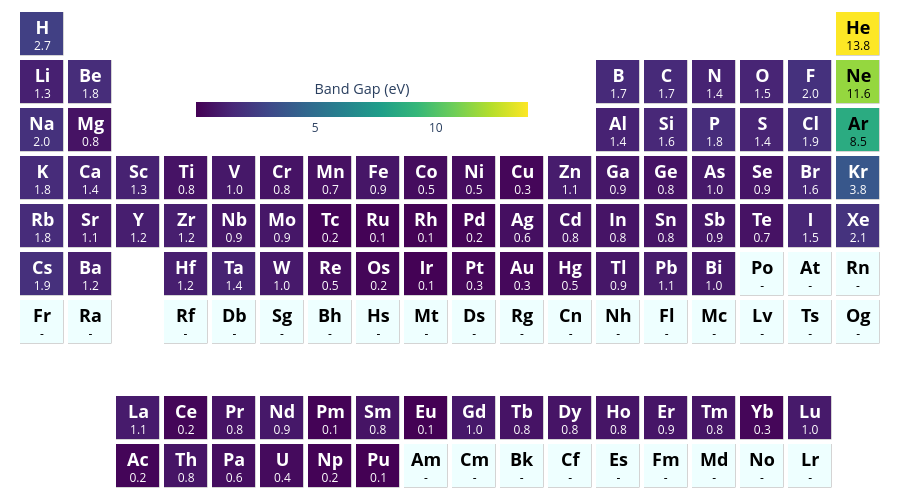

Write notebook code for a chart like this one.
### Code cell
pmv.ptable_heatmap(band_gap_averages, colorbar=dict(title="Band Gap (eV)"))

### Figure 1 — Plotly figure (JSON) as saved in the notebook; plotly's stock layout.template omitted (floating-point values rounded to 4 significant figures; data arrays with more than 128 entries replaced by an {"elided": "..."} marker saying what was removed)
{"data": [{"colorbar": {"len": 0.4, "lenmode": "fraction", "orientation": "h", "thickness": 15, "tickformat": "~s", "title": {"font": {"size": 14.4}, "side": "top", "text": "Band Gap (eV)"}, "x": 0.4, "y": 0.72}, "colorscale": [[0, "darkgray"], [1, "darkgray"]], "hoverinfo": "none", "showscale": false, "type": "heatmap", "xgap": 4.5, "ygap": 4.5, "z": {"elided": "10x18 float values"}}, {"colorbar": {"len": 0.4, "lenmode": "fraction", "orientation": "h", "thickness": 15, "tickformat": "~s", "title": {"font": {"size": 14.4}, "side": "top", "text": "Band Gap (eV)"}, "x": 0.4, "y": 0.72}, "colorscale": [[0, "#eff"], [1, "#eff"]], "hoverinfo": "none", "showscale": false, "type": "heatmap", "xgap": 5, "ygap": 5, "z": {"elided": "10x18 float values"}}, {"colorbar": {"len": 0.4, "lenmode": "fraction", "orientation": "h", "thickness": 15, "tickformat": "~s", "title": {"font": {"size": 14.4}, "side": "top", "text": "Band Gap (eV)"}, "x": 0.4, "y": 0.72}, "colorscale": [[0, "#440154"], [0.1111, "#482878"], [0.2222, "#3e4989"], [0.3333, "#31688e"], [0.4444, "#26828e"], [0.5556, "#1f9e89"], [0.6667, "#35b779"], [0.7778, "#6ece58"], [0.8889, "#b5de2b"], [1, "#fde725"]], "hoverinfo": "text", "reversescale": false, "showscale": true, "text": {"elided": "10x18 str values"}, "type": "heatmap", "xgap": 5, "ygap": 5, "z": {"elided": "10x18 float values"}, "zauto": false, "zmax": 13.82, "zmin": 0.05827}], "layout": {"annotations": [{"font": {"color": "#000000"}, "showarrow": false, "text": "", "x": 0, "xref": "x", "y": 0, "yref": "y"}, {"font": {"color": "#000000"}, "showarrow": false, "text": "", "x": 1, "xref": "x", "y": 0, "yref": "y"}, {"font": {"color": "#FFFFFF"}, "showarrow": false, "text": "<span style='font-weight: bold; font-size: 18.0;'>Ac</span><br>0.2", "x": 2, "xref": "x", "y": 0, "yref": "y"}, {"font": {"color": "#FFFFFF"}, "showarrow": false, "text": "<span style='font-weight: bold; font-size: 18.0;'>Th</span><br>0.8", "x": 3, "xref": "x", "y": 0, "yref": "y"}, {"font": {"color": "#FFFFFF"}, "showarrow": false, "text": "<span style='font-weight: bold; font-size: 18.0;'>Pa</span><br>0.6", "x": 4, "xref": "x", "y": 0, "yref": "y"}, {"font": {"color": "#FFFFFF"}, "showarrow": false, "text": "<span style='font-weight: bold; font-size: 18.0;'>U</span><br>0.4", "x": 5, "xref": "x", "y": 0, "yref": "y"}, {"font": {"color": "#FFFFFF"}, "showarrow": false, "text": "<span style='font-weight: bold; font-size: 18.0;'>Np</span><br>0.2", "x": 6, "xref": "x", "y": 0, "yref": "y"}, {"font": {"color": "#FFFFFF"}, "showarrow": false, "text": "<span style='font-weight: bold; font-size: 18.0;'>Pu</span><br>0.1", "x": 7, "xref": "x", "y": 0, "yref": "y"}, {"font": {"color": "#000000"}, "showarrow": false, "text": "<span style='font-weight: bold; font-size: 18.0;'>Am</span><br>-", "x": 8, "xref": "x", "y": 0, "yref": "y"}, {"font": {"color": "#000000"}, "showarrow": false, "text": "<span style='font-weight: bold; font-size: 18.0;'>Cm</span><br>-", "x": 9, "xref": "x", "y": 0, "yref": "y"}, {"font": {"color": "#000000"}, "showarrow": false, "text": "<span style='font-weight: bold; font-size: 18.0;'>Bk</span><br>-", "x": 10, "xref": "x", "y": 0, "yref": "y"}, {"font": {"color": "#000000"}, "showarrow": false, "text": "<span style='font-weight: bold; font-size: 18.0;'>Cf</span><br>-", "x": 11, "xref": "x", "y": 0, "yref": "y"}, {"font": {"color": "#000000"}, "showarrow": false, "text": "<span style='font-weight: bold; font-size: 18.0;'>Es</span><br>-", "x": 12, "xref": "x", "y": 0, "yref": "y"}, {"font": {"color": "#000000"}, "showarrow": false, "text": "<span style='font-weight: bold; font-size: 18.0;'>Fm</span><br>-", "x": 13, "xref": "x", "y": 0, "yref": "y"}, {"font": {"color": "#000000"}, "showarrow": false, "text": "<span style='font-weight: bold; font-size: 18.0;'>Md</span><br>-", "x": 14, "xref": "x", "y": 0, "yref": "y"}, {"font": {"color": "#000000"}, "showarrow": false, "text": "<span style='font-weight: bold; font-size: 18.0;'>No</span><br>-", "x": 15, "xref": "x", "y": 0, "yref": "y"}, {"font": {"color": "#000000"}, "showarrow": false, "text": "<span style='font-weight: bold; font-size: 18.0;'>Lr</span><br>-", "x": 16, "xref": "x", "y": 0, "yref": "y"}, {"font": {"color": "#000000"}, "showarrow": false, "text": "", "x": 17, "xref": "x", "y": 0, "yref": "y"}, {"font": {"color": "#000000"}, "showarrow": false, "text": "", "x": 0, "xref": "x", "y": 1, "yref": "y"}, {"font": {"color": "#000000"}, "showarrow": false, "text": "", "x": 1, "xref": "x", "y": 1, "yref": "y"}, {"font": {"color": "#FFFFFF"}, "showarrow": false, "text": "<span style='font-weight: bold; font-size: 18.0;'>La</span><br>1.1", "x": 2, "xref": "x", "y": 1, "yref": "y"}, {"font": {"color": "#FFFFFF"}, "showarrow": false, "text": "<span style='font-weight: bold; font-size: 18.0;'>Ce</span><br>0.2", "x": 3, "xref": "x", "y": 1, "yref": "y"}, {"font": {"color": "#FFFFFF"}, "showarrow": false, "text": "<span style='font-weight: bold; font-size: 18.0;'>Pr</span><br>0.8", "x": 4, "xref": "x", "y": 1, "yref": "y"}, {"font": {"color": "#FFFFFF"}, "showarrow": false, "text": "<span style='font-weight: bold; font-size: 18.0;'>Nd</span><br>0.9", "x": 5, "xref": "x", "y": 1, "yref": "y"}, {"font": {"color": "#FFFFFF"}, "showarrow": false, "text": "<span style='font-weight: bold; font-size: 18.0;'>Pm</span><br>0.1", "x": 6, "xref": "x", "y": 1, "yref": "y"}, {"font": {"color": "#FFFFFF"}, "showarrow": false, "text": "<span style='font-weight: bold; font-size: 18.0;'>Sm</span><br>0.8", "x": 7, "xref": "x", "y": 1, "yref": "y"}, {"font": {"color": "#FFFFFF"}, "showarrow": false, "text": "<span style='font-weight: bold; font-size: 18.0;'>Eu</span><br>0.1", "x": 8, "xref": "x", "y": 1, "yref": "y"}, {"font": {"color": "#FFFFFF"}, "showarrow": false, "text": "<span style='font-weight: bold; font-size: 18.0;'>Gd</span><br>1.0", "x": 9, "xref": "x", "y": 1, "yref": "y"}, {"font": {"color": "#FFFFFF"}, "showarrow": false, "text": "<span style='font-weight: bold; font-size: 18.0;'>Tb</span><br>0.8", "x": 10, "xref": "x", "y": 1, "yref": "y"}, {"font": {"color": "#FFFFFF"}, "showarrow": false, "text": "<span style='font-weight: bold; font-size: 18.0;'>Dy</span><br>0.8", "x": 11, "xref": "x", "y": 1, "yref": "y"}, {"font": {"color": "#FFFFFF"}, "showarrow": false, "text": "<span style='font-weight: bold; font-size: 18.0;'>Ho</span><br>0.8", "x": 12, "xref": "x", "y": 1, "yref": "y"}, {"font": {"color": "#FFFFFF"}, "showarrow": false, "text": "<span style='font-weight: bold; font-size: 18.0;'>Er</span><br>0.9", "x": 13, "xref": "x", "y": 1, "yref": "y"}, {"font": {"color": "#FFFFFF"}, "showarrow": false, "text": "<span style='font-weight: bold; font-size: 18.0;'>Tm</span><br>0.8", "x": 14, "xref": "x", "y": 1, "yref": "y"}, {"font": {"color": "#FFFFFF"}, "showarrow": false, "text": "<span style='font-weight: bold; font-size: 18.0;'>Yb</span><br>0.3", "x": 15, "xref": "x", "y": 1, "yref": "y"}, {"font": {"color": "#FFFFFF"}, "showarrow": false, "text": "<span style='font-weight: bold; font-size: 18.0;'>Lu</span><br>1.0", "x": 16, "xref": "x", "y": 1, "yref": "y"}, {"font": {"color": "#000000"}, "showarrow": false, "text": "", "x": 17, "xref": "x", "y": 1, "yref": "y"}, {"font": {"color": "#000000"}, "showarrow": false, "text": "", "x": 0, "xref": "x", "y": 2, "yref": "y"}, {"font": {"color": "#000000"}, "showarrow": false, "text": "", "x": 1, "xref": "x", "y": 2, "yref": "y"}, {"font": {"color": "#000000"}, "showarrow": false, "text": "", "x": 2, "xref": "x", "y": 2, "yref": "y"}, {"font": {"color": "#000000"}, "showarrow": false, "text": "", "x": 3, "xref": "x", "y": 2, "yref": "y"}, {"font": {"color": "#000000"}, "showarrow": false, "text": "", "x": 4, "xref": "x", "y": 2, "yref": "y"}, {"font": {"color": "#000000"}, "showarrow": false, "text": "", "x": 5, "xref": "x", "y": 2, "yref": "y"}, {"font": {"color": "#000000"}, "showarrow": false, "text": "", "x": 6, "xref": "x", "y": 2, "yref": "y"}, {"font": {"color": "#000000"}, "showarrow": false, "text": "", "x": 7, "xref": "x", "y": 2, "yref": "y"}, {"font": {"color": "#000000"}, "showarrow": false, "text": "", "x": 8, "xref": "x", "y": 2, "yref": "y"}, {"font": {"color": "#000000"}, "showarrow": false, "text": "", "x": 9, "xref": "x", "y": 2, "yref": "y"}, {"font": {"color": "#000000"}, "showarrow": false, "text": "", "x": 10, "xref": "x", "y": 2, "yref": "y"}, {"font": {"color": "#000000"}, "showarrow": false, "text": "", "x": 11, "xref": "x", "y": 2, "yref": "y"}, {"font": {"color": "#000000"}, "showarrow": false, "text": "", "x": 12, "xref": "x", "y": 2, "yref": "y"}, {"font": {"color": "#000000"}, "showarrow": false, "text": "", "x": 13, "xref": "x", "y": 2, "yref": "y"}, {"font": {"color": "#000000"}, "showarrow": false, "text": "", "x": 14, "xref": "x", "y": 2, "yref": "y"}, {"font": {"color": "#000000"}, "showarrow": false, "text": "", "x": 15, "xref": "x", "y": 2, "yref": "y"}, {"font": {"color": "#000000"}, "showarrow": false, "text": "", "x": 16, "xref": "x", "y": 2, "yref": "y"}, {"font": {"color": "#000000"}, "showarrow": false, "text": "", "x": 17, "xref": "x", "y": 2, "yref": "y"}, {"font": {"color": "#000000"}, "showarrow": false, "text": "<span style='font-weight: bold; font-size: 18.0;'>Fr</span><br>-", "x": 0, "xref": "x", "y": 3, "yref": "y"}, {"font": {"color": "#000000"}, "showarrow": false, "text": "<span style='font-weight: bold; font-size: 18.0;'>Ra</span><br>-", "x": 1, "xref": "x", "y": 3, "yref": "y"}, {"font": {"color": "#000000"}, "showarrow": false, "text": "", "x": 2, "xref": "x", "y": 3, "yref": "y"}, {"font": {"color": "#000000"}, "showarrow": false, "text": "<span style='font-weight: bold; font-size: 18.0;'>Rf</span><br>-", "x": 3, "xref": "x", "y": 3, "yref": "y"}, {"font": {"color": "#000000"}, "showarrow": false, "text": "<span style='font-weight: bold; font-size: 18.0;'>Db</span><br>-", "x": 4, "xref": "x", "y": 3, "yref": "y"}, {"font": {"color": "#000000"}, "showarrow": false, "text": "<span style='font-weight: bold; font-size: 18.0;'>Sg</span><br>-", "x": 5, "xref": "x", "y": 3, "yref": "y"}, {"font": {"color": "#000000"}, "showarrow": false, "text": "<span style='font-weight: bold; font-size: 18.0;'>Bh</span><br>-", "x": 6, "xref": "x", "y": 3, "yref": "y"}, {"font": {"color": "#000000"}, "showarrow": false, "text": "<span style='font-weight: bold; font-size: 18.0;'>Hs</span><br>-", "x": 7, "xref": "x", "y": 3, "yref": "y"}, {"font": {"color": "#000000"}, "showarrow": false, "text": "<span style='font-weight: bold; font-size: 18.0;'>Mt</span><br>-", "x": 8, "xref": "x", "y": 3, "yref": "y"}, {"font": {"color": "#000000"}, "showarrow": false, "text": "<span style='font-weight: bold; font-size: 18.0;'>Ds</span><br>-", "x": 9, "xref": "x", "y": 3, "yref": "y"}, {"font": {"color": "#000000"}, "showarrow": false, "text": "<span style='font-weight: bold; font-size: 18.0;'>Rg</span><br>-", "x": 10, "xref": "x", "y": 3, "yref": "y"}, {"font": {"color": "#000000"}, "showarrow": false, "text": "<span style='font-weight: bold; font-size: 18.0;'>Cn</span><br>-", "x": 11, "xref": "x", "y": 3, "yref": "y"}, {"font": {"color": "#000000"}, "showarrow": false, "text": "<span style='font-weight: bold; font-size: 18.0;'>Nh</span><br>-", "x": 12, "xref": "x", "y": 3, "yref": "y"}, {"font": {"color": "#000000"}, "showarrow": false, "text": "<span style='font-weight: bold; font-size: 18.0;'>Fl</span><br>-", "x": 13, "xref": "x", "y": 3, "yref": "y"}, {"font": {"color": "#000000"}, "showarrow": false, "text": "<span style='font-weight: bold; font-size: 18.0;'>Mc</span><br>-", "x": 14, "xref": "x", "y": 3, "yref": "y"}, {"font": {"color": "#000000"}, "showarrow": false, "text": "<span style='font-weight: bold; font-size: 18.0;'>Lv</span><br>-", "x": 15, "xref": "x", "y": 3, "yref": "y"}, {"font": {"color": "#000000"}, "showarrow": false, "text": "<span style='font-weight: bold; font-size: 18.0;'>Ts</span><br>-", "x": 16, "xref": "x", "y": 3, "yref": "y"}, {"font": {"color": "#000000"}, "showarrow": false, "text": "<span style='font-weight: bold; font-size: 18.0;'>Og</span><br>-", "x": 17, "xref": "x", "y": 3, "yref": "y"}, {"font": {"color": "#FFFFFF"}, "showarrow": false, "text": "<span style='font-weight: bold; font-size: 18.0;'>Cs</span><br>1.9", "x": 0, "xref": "x", "y": 4, "yref": "y"}, {"font": {"color": "#FFFFFF"}, "showarrow": false, "text": "<span style='font-weight: bold; font-size: 18.0;'>Ba</span><br>1.2", "x": 1, "xref": "x", "y": 4, "yref": "y"}, {"font": {"color": "#000000"}, "showarrow": false, "text": "", "x": 2, "xref": "x", "y": 4, "yref": "y"}, {"font": {"color": "#FFFFFF"}, "showarrow": false, "text": "<span style='font-weight: bold; font-size: 18.0;'>Hf</span><br>1.2", "x": 3, "xref": "x", "y": 4, "yref": "y"}, {"font": {"color": "#FFFFFF"}, "showarrow": false, "text": "<span style='font-weight: bold; font-size: 18.0;'>Ta</span><br>1.4", "x": 4, "xref": "x", "y": 4, "yref": "y"}, {"font": {"color": "#FFFFFF"}, "showarrow": false, "text": "<span style='font-weight: bold; font-size: 18.0;'>W</span><br>1.0", "x": 5, "xref": "x", "y": 4, "yref": "y"}, {"font": {"color": "#FFFFFF"}, "showarrow": false, "text": "<span style='font-weight: bold; font-size: 18.0;'>Re</span><br>0.5", "x": 6, "xref": "x", "y": 4, "yref": "y"}, {"font": {"color": "#FFFFFF"}, "showarrow": false, "text": "<span style='font-weight: bold; font-size: 18.0;'>Os</span><br>0.2", "x": 7, "xref": "x", "y": 4, "yref": "y"}, {"font": {"color": "#FFFFFF"}, "showarrow": false, "text": "<span style='font-weight: bold; font-size: 18.0;'>Ir</span><br>0.1", "x": 8, "xref": "x", "y": 4, "yref": "y"}, {"font": {"color": "#FFFFFF"}, "showarrow": false, "text": "<span style='font-weight: bold; font-size: 18.0;'>Pt</span><br>0.3", "x": 9, "xref": "x", "y": 4, "yref": "y"}, {"font": {"color": "#FFFFFF"}, "showarrow": false, "text": "<span style='font-weight: bold; font-size: 18.0;'>Au</span><br>0.3", "x": 10, "xref": "x", "y": 4, "yref": "y"}, {"font": {"color": "#FFFFFF"}, "showarrow": false, "text": "<span style='font-weight: bold; font-size: 18.0;'>Hg</span><br>0.5", "x": 11, "xref": "x", "y": 4, "yref": "y"}, {"font": {"color": "#FFFFFF"}, "showarrow": false, "text": "<span style='font-weight: bold; font-size: 18.0;'>Tl</span><br>0.9", "x": 12, "xref": "x", "y": 4, "yref": "y"}, {"font": {"color": "#FFFFFF"}, "showarrow": false, "text": "<span style='font-weight: bold; font-size: 18.0;'>Pb</span><br>1.1", "x": 13, "xref": "x", "y": 4, "yref": "y"}, {"font": {"color": "#FFFFFF"}, "showarrow": false, "text": "<span style='font-weight: bold; font-size: 18.0;'>Bi</span><br>1.0", "x": 14, "xref": "x", "y": 4, "yref": "y"}, {"font": {"color": "#000000"}, "showarrow": false, "text": "<span style='font-weight: bold; font-size: 18.0;'>Po</span><br>-", "x": 15, "xref": "x", "y": 4, "yref": "y"}, {"font": {"color": "#000000"}, "showarrow": false, "text": "<span style='font-weight: bold; font-size: 18.0;'>At</span><br>-", "x": 16, "xref": "x", "y": 4, "yref": "y"}, {"font": {"color": "#000000"}, "showarrow": false, "text": "<span style='font-weight: bold; font-size: 18.0;'>Rn</span><br>-", "x": 17, "xref": "x", "y": 4, "yref": "y"}, {"font": {"color": "#FFFFFF"}, "showarrow": false, "text": "<span style='font-weight: bold; font-size: 18.0;'>Rb</span><br>1.8", "x": 0, "xref": "x", "y": 5, "yref": "y"}, {"font": {"color": "#FFFFFF"}, "showarrow": false, "text": "<span style='font-weight: bold; font-size: 18.0;'>Sr</span><br>1.1", "x": 1, "xref": "x", "y": 5, "yref": "y"}, {"font": {"color": "#FFFFFF"}, "showarrow": false, "text": "<span style='font-weight: bold; font-size: 18.0;'>Y</span><br>1.2", "x": 2, "xref": "x", "y": 5, "yref": "y"}, {"font": {"color": "#FFFFFF"}, "showarrow": false, "text": "<span style='font-weight: bold; font-size: 18.0;'>Zr</span><br>1.2", "x": 3, "xref": "x", "y": 5, "yref": "y"}, {"font": {"color": "#FFFFFF"}, "showarrow": false, "text": "<span style='font-weight: bold; font-size: 18.0;'>Nb</span><br>0.9", "x": 4, "xref": "x", "y": 5, "yref": "y"}, {"font": {"color": "#FFFFFF"}, "showarrow": false, "text": "<span style='font-weight: bold; font-size: 18.0;'>Mo</span><br>0.9", "x": 5, "xref": "x", "y": 5, "yref": "y"}, {"font": {"color": "#FFFFFF"}, "showarrow": false, "text": "<span style='font-weight: bold; font-size: 18.0;'>Tc</span><br>0.2", "x": 6, "xref": "x", "y": 5, "yref": "y"}, {"font": {"color": "#FFFFFF"}, "showarrow": false, "text": "<span style='font-weight: bold; font-size: 18.0;'>Ru</span><br>0.1", "x": 7, "xref": "x", "y": 5, "yref": "y"}, {"font": {"color": "#FFFFFF"}, "showarrow": false, "text": "<span style='font-weight: bold; font-size: 18.0;'>Rh</span><br>0.1", "x": 8, "xref": "x", "y": 5, "yref": "y"}, {"font": {"color": "#FFFFFF"}, "showarrow": false, "text": "<span style='font-weight: bold; font-size: 18.0;'>Pd</span><br>0.2", "x": 9, "xref": "x", "y": 5, "yref": "y"}, {"font": {"color": "#FFFFFF"}, "showarrow": false, "text": "<span style='font-weight: bold; font-size: 18.0;'>Ag</span><br>0.6", "x": 10, "xref": "x", "y": 5, "yref": "y"}, {"font": {"color": "#FFFFFF"}, "showarrow": false, "text": "<span style='font-weight: bold; font-size: 18.0;'>Cd</span><br>0.8", "x": 11, "xref": "x", "y": 5, "yref": "y"}, {"font": {"color": "#FFFFFF"}, "showarrow": false, "text": "<span style='font-weight: bold; font-size: 18.0;'>In</span><br>0.8", "x": 12, "xref": "x", "y": 5, "yref": "y"}, {"font": {"color": "#FFFFFF"}, "showarrow": false, "text": "<span style='font-weight: bold; font-size: 18.0;'>Sn</span><br>0.8", "x": 13, "xref": "x", "y": 5, "yref": "y"}, {"font": {"color": "#FFFFFF"}, "showarrow": false, "text": "<span style='font-weight: bold; font-size: 18.0;'>Sb</span><br>0.9", "x": 14, "xref": "x", "y": 5, "yref": "y"}, {"font": {"color": "#FFFFFF"}, "showarrow": false, "text": "<span style='font-weight: bold; font-size: 18.0;'>Te</span><br>0.7", "x": 15, "xref": "x", "y": 5, "yref": "y"}, {"font": {"color": "#FFFFFF"}, "showarrow": false, "text": "<span style='font-weight: bold; font-size: 18.0;'>I</span><br>1.5", "x": 16, "xref": "x", "y": 5, "yref": "y"}, {"font": {"color": "#FFFFFF"}, "showarrow": false, "text": "<span style='font-weight: bold; font-size: 18.0;'>Xe</span><br>2.1", "x": 17, "xref": "x", "y": 5, "yref": "y"}, {"font": {"color": "#FFFFFF"}, "showarrow": false, "text": "<span style='font-weight: bold; font-size: 18.0;'>K</span><br>1.8", "x": 0, "xref": "x", "y": 6, "yref": "y"}, {"font": {"color": "#FFFFFF"}, "showarrow": false, "text": "<span style='font-weight: bold; font-size: 18.0;'>Ca</span><br>1.4", "x": 1, "xref": "x", "y": 6, "yref": "y"}, {"font": {"color": "#FFFFFF"}, "showarrow": false, "text": "<span style='font-weight: bold; font-size: 18.0;'>Sc</span><br>1.3", "x": 2, "xref": "x", "y": 6, "yref": "y"}, {"font": {"color": "#FFFFFF"}, "showarrow": false, "text": "<span style='font-weight: bold; font-size: 18.0;'>Ti</span><br>0.8", "x": 3, "xref": "x", "y": 6, "yref": "y"}, {"font": {"color": "#FFFFFF"}, "showarrow": false, "text": "<span style='font-weight: bold; font-size: 18.0;'>V</span><br>1.0", "x": 4, "xref": "x", "y": 6, "yref": "y"}, {"font": {"color": "#FFFFFF"}, "showarrow": false, "text": "<span style='font-weight: bold; font-size: 18.0;'>Cr</span><br>0.8", "x": 5, "xref": "x", "y": 6, "yref": "y"}, {"font": {"color": "#FFFFFF"}, "showarrow": false, "text": "<span style='font-weight: bold; font-size: 18.0;'>Mn</span><br>0.7", "x": 6, "xref": "x", "y": 6, "yref": "y"}, {"font": {"color": "#FFFFFF"}, "showarrow": false, "text": "<span style='font-weight: bold; font-size: 18.0;'>Fe</span><br>0.9", "x": 7, "xref": "x", "y": 6, "yref": "y"}, {"font": {"color": "#FFFFFF"}, "showarrow": false, "text": "<span style='font-weight: bold; font-size: 18.0;'>Co</span><br>0.5", "x": 8, "xref": "x", "y": 6, "yref": "y"}, {"font": {"color": "#FFFFFF"}, "showarrow": false, "text": "<span style='font-weight: bold; font-size: 18.0;'>Ni</span><br>0.5", "x": 9, "xref": "x", "y": 6, "yref": "y"}, {"font": {"color": "#FFFFFF"}, "showarrow": false, "text": "<span style='font-weight: bold; font-size: 18.0;'>Cu</span><br>0.3", "x": 10, "xref": "x", "y": 6, "yref": "y"}, {"font": {"color": "#FFFFFF"}, "showarrow": false, "text": "<span style='font-weight: bold; font-size: 18.0;'>Zn</span><br>1.1", "x": 11, "xref": "x", "y": 6, "yref": "y"}, {"font": {"color": "#FFFFFF"}, "showarrow": false, "text": "<span style='font-weight: bold; font-size: 18.0;'>Ga</span><br>0.9", "x": 12, "xref": "x", "y": 6, "yref": "y"}, {"font": {"color": "#FFFFFF"}, "showarrow": false, "text": "<span style='font-weight: bold; font-size: 18.0;'>Ge</span><br>0.8", "x": 13, "xref": "x", "y": 6, "yref": "y"}, {"font": {"color": "#FFFFFF"}, "showarrow": false, "text": "<span style='font-weight: bold; font-size: 18.0;'>As</span><br>1.0", "x": 14, "xref": "x", "y": 6, "yref": "y"}, {"font": {"color": "#FFFFFF"}, "showarrow": false, "text": "<span style='font-weight: bold; font-size: 18.0;'>Se</span><br>0.9", "x": 15, "xref": "x", "y": 6, "yref": "y"}, {"font": {"color": "#FFFFFF"}, "showarrow": false, "text": "<span style='font-weight: bold; font-size: 18.0;'>Br</span><br>1.6", "x": 16, "xref": "x", "y": 6, "yref": "y"}, {"font": {"color": "#FFFFFF"}, "showarrow": false, "text": "<span style='font-weight: bold; font-size: 18.0;'>Kr</span><br>3.8", "x": 17, "xref": "x", "y": 6, "yref": "y"}, {"font": {"color": "#FFFFFF"}, "showarrow": false, "text": "<span style='font-weight: bold; font-size: 18.0;'>Na</span><br>2.0", "x": 0, "xref": "x", "y": 7, "yref": "y"}, {"font": {"color": "#FFFFFF"}, "showarrow": false, "text": "<span style='font-weight: bold; font-size: 18.0;'>Mg</span><br>0.8", "x": 1, "xref": "x", "y": 7, "yref": "y"}, {"font": {"color": "#000000"}, "showarrow": false, "text": "", "x": 2, "xref": "x", "y": 7, "yref": "y"}, {"font": {"color": "#000000"}, "showarrow": false, "text": "", "x": 3, "xref": "x", "y": 7, "yref": "y"}, {"font": {"color": "#000000"}, "showarrow": false, "text": "", "x": 4, "xref": "x", "y": 7, "yref": "y"}, {"font": {"color": "#000000"}, "showarrow": false, "text": "", "x": 5, "xref": "x", "y": 7, "yref": "y"}, {"font": {"color": "#000000"}, "showarrow": false, "text": "", "x": 6, "xref": "x", "y": 7, "yref": "y"}, {"font": {"color": "#000000"}, "showarrow": false, "text": "", "x": 7, "xref": "x", "y": 7, "yref": "y"}, {"font": {"color": "#000000"}, "showarrow": false, "text": "", "x": 8, "xref": "x", "y": 7, "yref": "y"}, {"font": {"color": "#000000"}, "showarrow": false, "text": "", "x": 9, "xref": "x", "y": 7, "yref": "y"}, {"font": {"color": "#000000"}, "showarrow": false, "text": "", "x": 10, "xref": "x", "y": 7, "yref": "y"}, {"font": {"color": "#000000"}, "showarrow": false, "text": "", "x": 11, "xref": "x", "y": 7, "yref": "y"}, {"font": {"color": "#FFFFFF"}, "showarrow": false, "text": "<span style='font-weight: bold; font-size: 18.0;'>Al</span><br>1.4", "x": 12, "xref": "x", "y": 7, "yref": "y"}, {"font": {"color": "#FFFFFF"}, "showarrow": false, "text": "<span style='font-weight: bold; font-size: 18.0;'>Si</span><br>1.6", "x": 13, "xref": "x", "y": 7, "yref": "y"}, {"font": {"color": "#FFFFFF"}, "showarrow": false, "text": "<span style='font-weight: bold; font-size: 18.0;'>P</span><br>1.8", "x": 14, "xref": "x", "y": 7, "yref": "y"}, {"font": {"color": "#FFFFFF"}, "showarrow": false, "text": "<span style='font-weight: bold; font-size: 18.0;'>S</span><br>1.4", "x": 15, "xref": "x", "y": 7, "yref": "y"}, {"font": {"color": "#FFFFFF"}, "showarrow": false, "text": "<span style='font-weight: bold; font-size: 18.0;'>Cl</span><br>1.9", "x": 16, "xref": "x", "y": 7, "yref": "y"}, {"font": {"color": "#000000"}, "showarrow": false, "text": "<span style='font-weight: bold; font-size: 18.0;'>Ar</span><br>8.5", "x": 17, "xref": "x", "y": 7, "yref": "y"}, {"font": {"color": "#FFFFFF"}, "showarrow": false, "text": "<span style='font-weight: bold; font-size: 18.0;'>Li</span><br>1.3", "x": 0, "xref": "x", "y": 8, "yref": "y"}, {"font": {"color": "#FFFFFF"}, "showarrow": false, "text": "<span style='font-weight: bold; font-size: 18.0;'>Be</span><br>1.8", "x": 1, "xref": "x", "y": 8, "yref": "y"}, {"font": {"color": "#000000"}, "showarrow": false, "text": "", "x": 2, "xref": "x", "y": 8, "yref": "y"}, {"font": {"color": "#000000"}, "showarrow": false, "text": "", "x": 3, "xref": "x", "y": 8, "yref": "y"}, {"font": {"color": "#000000"}, "showarrow": false, "text": "", "x": 4, "xref": "x", "y": 8, "yref": "y"}, {"font": {"color": "#000000"}, "showarrow": false, "text": "", "x": 5, "xref": "x", "y": 8, "yref": "y"}, {"font": {"color": "#000000"}, "showarrow": false, "text": "", "x": 6, "xref": "x", "y": 8, "yref": "y"}, {"font": {"color": "#000000"}, "showarrow": false, "text": "", "x": 7, "xref": "x", "y": 8, "yref": "y"}, {"font": {"color": "#000000"}, "showarrow": false, "text": "", "x": 8, "xref": "x", "y": 8, "yref": "y"}, {"font": {"color": "#000000"}, "showarrow": false, "text": "", "x": 9, "xref": "x", "y": 8, "yref": "y"}, {"font": {"color": "#000000"}, "showarrow": false, "text": "", "x": 10, "xref": "x", "y": 8, "yref": "y"}, {"font": {"color": "#000000"}, "showarrow": false, "text": "", "x": 11, "xref": "x", "y": 8, "yref": "y"}, {"font": {"color": "#FFFFFF"}, "showarrow": false, "text": "<span style='font-weight: bold; font-size: 18.0;'>B</span><br>1.7", "x": 12, "xref": "x", "y": 8, "yref": "y"}, {"font": {"color": "#FFFFFF"}, "showarrow": false, "text": "<span style='font-weight: bold; font-size: 18.0;'>C</span><br>1.7", "x": 13, "xref": "x", "y": 8, "yref": "y"}, {"font": {"color": "#FFFFFF"}, "showarrow": false, "text": "<span style='font-weight: bold; font-size: 18.0;'>N</span><br>1.4", "x": 14, "xref": "x", "y": 8, "yref": "y"}, {"font": {"color": "#FFFFFF"}, "showarrow": false, "text": "<span style='font-weight: bold; font-size: 18.0;'>O</span><br>1.5", "x": 15, "xref": "x", "y": 8, "yref": "y"}, {"font": {"color": "#FFFFFF"}, "showarrow": false, "text": "<span style='font-weight: bold; font-size: 18.0;'>F</span><br>2.0", "x": 16, "xref": "x", "y": 8, "yref": "y"}, {"font": {"color": "#000000"}, "showarrow": false, "text": "<span style='font-weight: bold; font-size: 18.0;'>Ne</span><br>11.6", "x": 17, "xref": "x", "y": 8, "yref": "y"}, {"font": {"color": "#FFFFFF"}, "showarrow": false, "text": "<span style='font-weight: bold; font-size: 18.0;'>H</span><br>2.7", "x": 0, "xref": "x", "y": 9, "yref": "y"}, {"font": {"color": "#000000"}, "showarrow": false, "text": "", "x": 1, "xref": "x", "y": 9, "yref": "y"}, {"font": {"color": "#000000"}, "showarrow": false, "text": "", "x": 2, "xref": "x", "y": 9, "yref": "y"}, {"font": {"color": "#000000"}, "showarrow": false, "text": "", "x": 3, "xref": "x", "y": 9, "yref": "y"}, {"font": {"color": "#000000"}, "showarrow": false, "text": "", "x": 4, "xref": "x", "y": 9, "yref": "y"}, {"font": {"color": "#000000"}, "showarrow": false, "text": "", "x": 5, "xref": "x", "y": 9, "yref": "y"}, {"font": {"color": "#000000"}, "showarrow": false, "text": "", "x": 6, "xref": "x", "y": 9, "yref": "y"}, {"font": {"color": "#000000"}, "showarrow": false, "text": "", "x": 7, "xref": "x", "y": 9, "yref": "y"}, {"font": {"color": "#000000"}, "showarrow": false, "text": "", "x": 8, "xref": "x", "y": 9, "yref": "y"}, {"font": {"color": "#000000"}, "showarrow": false, "text": "", "x": 9, "xref": "x", "y": 9, "yref": "y"}, {"font": {"color": "#000000"}, "showarrow": false, "text": "", "x": 10, "xref": "x", "y": 9, "yref": "y"}, {"font": {"color": "#000000"}, "showarrow": false, "text": "", "x": 11, "xref": "x", "y": 9, "yref": "y"}, {"font": {"color": "#000000"}, "showarrow": false, "text": "", "x": 12, "xref": "x", "y": 9, "yref": "y"}, {"font": {"color": "#000000"}, "showarrow": false, "text": "", "x": 13, "xref": "x", "y": 9, "yref": "y"}, {"font": {"color": "#000000"}, "showarrow": false, "text": "", "x": 14, "xref": "x", "y": 9, "yref": "y"}, {"font": {"color": "#000000"}, "showarrow": false, "text": "", "x": 15, "xref": "x", "y": 9, "yref": "y"}, {"font": {"color": "#000000"}, "showarrow": false, "text": "", "x": 16, "xref": "x", "y": 9, "yref": "y"}, {"font": {"color": "#000000"}, "showarrow": false, "text": "<span style='font-weight: bold; font-size: 18.0;'>He</span><br>13.8", "x": 17, "xref": "x", "y": 9, "yref": "y"}], "font": {"size": 12}, "height": 500, "margin": {"b": 10, "l": 10, "pad": 10, "r": 10, "t": 10}, "plot_bgcolor": "rgba(0, 0, 0, 0)", "title": {"x": 0.4, "y": 0.95}, "width": 900, "xaxis": {"gridcolor": "rgb(0, 0, 0)", "showgrid": false, "showticklabels": false, "side": "top", "ticks": "", "zeroline": false}, "yaxis": {"scaleanchor": "x", "showgrid": false, "showticklabels": false, "ticks": "", "ticksuffix": "  ", "zeroline": false}}}
